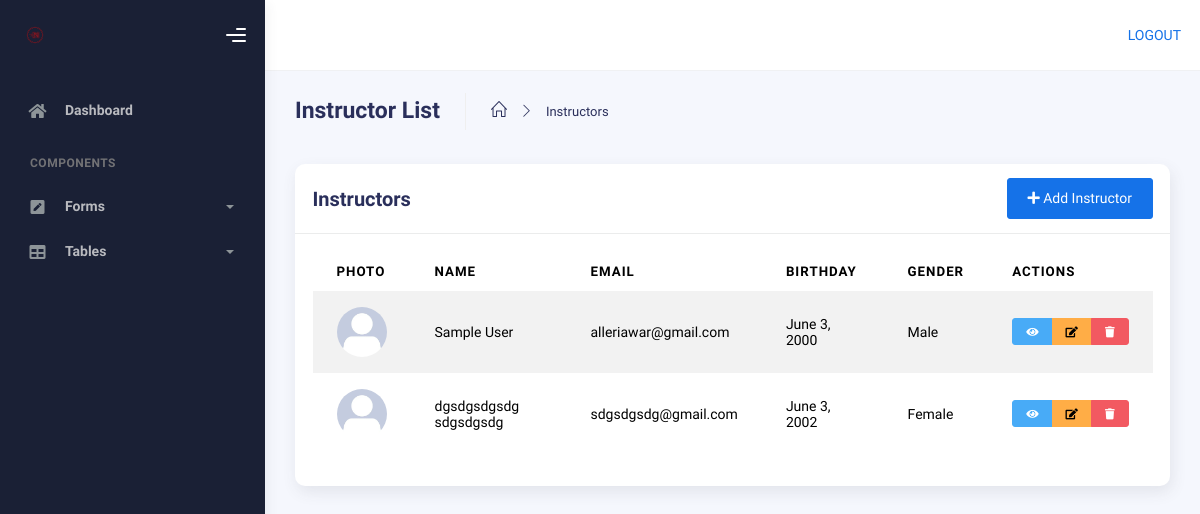
The page /admin-page/instructor-list/ on the database as committed earlier.
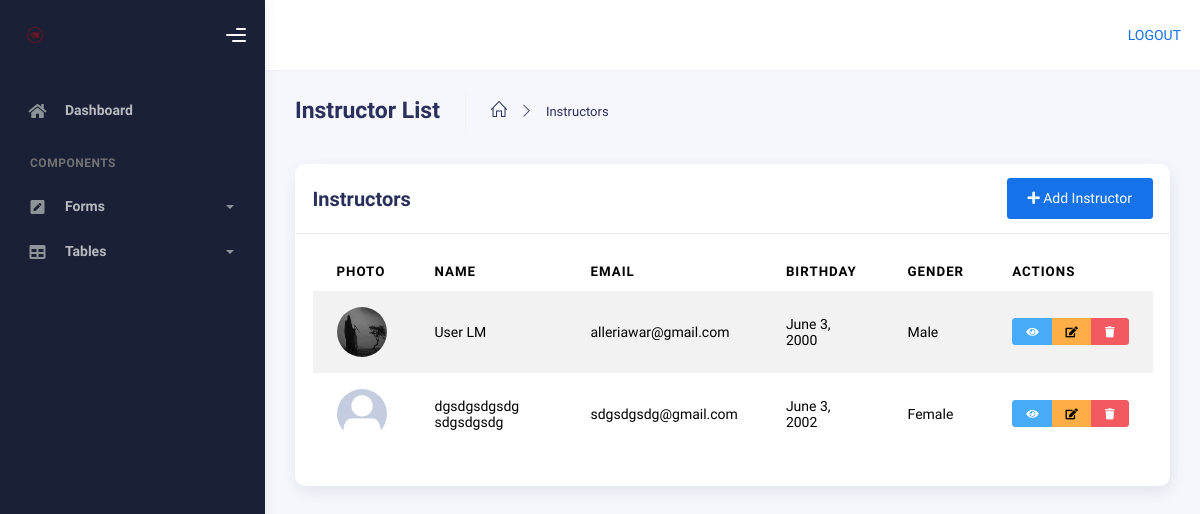
The same page on the database as committed later.
### AppCodingNexus/models.py (models this page shows, shortened)
class UserProfile(models.Model):
    user = models.OneToOneField(User, on_delete=models.CASCADE)
    studentID = models.IntegerField(null=True, blank=True)
    display_photo = models.ImageField(upload_to='profile_pics/', default='default.jpg')
    firstname = models.CharField(max_length=50)
    lastname = models.CharField(max_length=50)
    birthday = models.DateField()
    gender = models.CharField(max_length=15, null=True, blank=True)
    role = models.CharField(max_length=20,choices=[('Student', 'Student'), ('Instructor', 'Instructor')], blank=True)
    bio = models.TextField(blank=True)
    is_deleted = models.BooleanField(default=False)
    deletion_requested = models.DateTimeField(null=True, blank=True)

### AppCodingNexus/views.py (the view)
# urls.py: path('admin-page/instructor-list/', views.instructor_list, name='instructor-list'),
def instructor_list(request):
    instructors = UserProfile.objects.filter(role='Instructor')
    return render(request, 'admin_page/tables/instructor_table.html', {'instructors': instructors})

### templates/admin_page/tables/instructor_table.html (shortened to what this page needs)
{% extends "admin_page/base.html" %}
{% load static %}
{% block content %}
<div class="container">
  <div class="page-inner">
    <div class="page-header">
      <h3 class="fw-bold mb-3">Instructor List</h3>
      <ul class="breadcrumbs mb-3">
        <li class="nav-home">
          <a href="{% url 'admin-page' %}">
            <i class="icon-home"></i>
          </a>
        </li>
        <li class="separator">
          <i class="icon-arrow-right"></i>
        </li>
        <li class="nav-item">
          <a href="#">Instructors</a>
        </li>
      </ul>
    </div>
    <div class="row">
      <div class="col-md-12">
        <div class="card">
          <div class="card-header">
            <div class="d-flex justify-content-between align-items-center">
              <h4 class="card-title">Instructors</h4>
              <a href="{% url 'instructor-form' %}" class="btn btn-primary">
                <i class="fa fa-plus"></i> Add Instructor
              </a>
            </div>
          </div>
          <div class="card-body">
            <div class="table-responsive">
              <table id="basic-datatables" class="display table table-striped table-hover">
                <thead>
                  <tr>
                    <th>Photo</th>
                    <th>Name</th>
                    <th>Email</th>
                    <th>Birthday</th>
                    <th>Gender</th>
                    <th style="width: 150px;">Actions</th>
                  </tr>
                </thead>
                <tbody>
                  {% for instructor in instructors %}
                  <tr>
                    <td>
                      <img src="{{ instructor.display_photo.url }}" alt="Profile Photo"
                           width="50" height="50" class="rounded-circle">
                    </td>
                    <td>{{ instructor.firstname }} {{ instructor.lastname }}</td>
                    <td>{{ instructor.user.email }}</td>
                    <td>{{ instructor.birthday }}</td>
                    <td>{{ instructor.gender }}</td>
                    <td>
                      <div class="btn-group" role="group">
                        <a href="{% url 'instructor-view' instructor.id %}"
                           class="btn btn-info btn-sm"
                           data-toggle="tooltip"
                           title="View Details">
                          <i class="fas fa-eye"></i>
                        </a>
                        <a href="{% url 'instructor-edit' instructor.id %}"
                           class="btn btn-warning btn-sm"
                           data-toggle="tooltip"
                           title="Edit">
                          <i class="fas fa-edit"></i>
                        </a>
                        <button type="button"
                                class="btn btn-danger btn-sm"
                                data-toggle="modal"
                                data-target="#deleteModal{{ instructor.id }}"
                                title="Delete">
                          <i class="fas fa-trash"></i>
                        </button>
                      </div>
                    </td>
                  </tr>
                  {% endfor %}
                </tbody>
              </table>
            </div>
          </div>
        </div>
      </div>
    </div>
  </div>
</div>
<link rel="stylesheet" href="https://cdn.datatables.net/1.11.5/css/jquery.dataTables.min.css">
{% endblock %}

Rows that differ between the two databases and show on the page:
changed UserProfile "User": display_photo: picture added in place of a placeholder; firstname "Sample" → "User"; lastname "User" → "LM"
